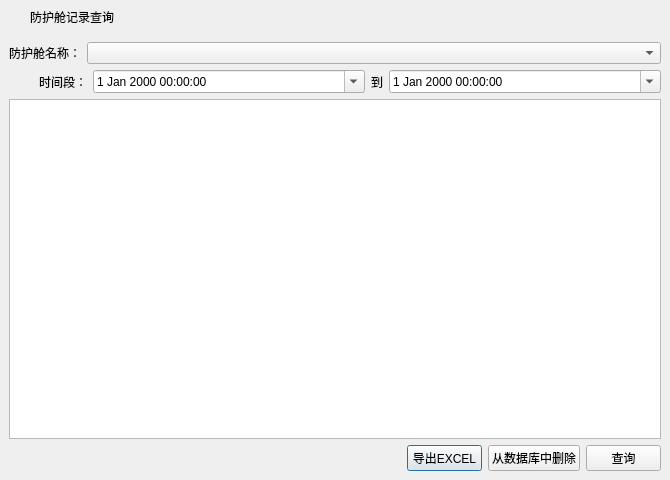
<?xml version="1.0" encoding="UTF-8"?>
<ui version="4.0">
 <class>frmSearchSlaveLog</class>
 <widget class="QDialog" name="frmSearchSlaveLog">
  <property name="geometry">
   <rect>
    <x>0</x>
    <y>0</y>
    <width>670</width>
    <height>480</height>
   </rect>
  </property>
  <property name="windowTitle">
   <string>防护舱记录查询</string>
  </property>
  <layout class="QGridLayout" name="gridLayout">
   <property name="leftMargin">
    <number>0</number>
   </property>
   <property name="topMargin">
    <number>0</number>
   </property>
   <property name="rightMargin">
    <number>0</number>
   </property>
   <property name="bottomMargin">
    <number>0</number>
   </property>
   <property name="spacing">
    <number>0</number>
   </property>
   <item row="0" column="0">
    <widget class="QWidget" name="widget_title" native="true">
     <property name="sizePolicy">
      <sizepolicy hsizetype="Preferred" vsizetype="Fixed">
       <horstretch>0</horstretch>
       <verstretch>0</verstretch>
      </sizepolicy>
     </property>
     <property name="minimumSize">
      <size>
       <width>100</width>
       <height>33</height>
      </size>
     </property>
     <layout class="QHBoxLayout" name="horizontalLayout_2">
      <property name="spacing">
       <number>0</number>
      </property>
      <property name="leftMargin">
       <number>0</number>
      </property>
      <property name="topMargin">
       <number>0</number>
      </property>
      <property name="rightMargin">
       <number>0</number>
      </property>
      <property name="bottomMargin">
       <number>0</number>
      </property>
      <item>
       <widget class="QLabel" name="lab_Ico">
        <property name="sizePolicy">
         <sizepolicy hsizetype="Minimum" vsizetype="Preferred">
          <horstretch>0</horstretch>
          <verstretch>0</verstretch>
         </sizepolicy>
        </property>
        <property name="minimumSize">
         <size>
          <width>30</width>
          <height>0</height>
         </size>
        </property>
        <property name="text">
         <string/>
        </property>
        <property name="alignment">
         <set>Qt::AlignCenter</set>
        </property>
       </widget>
      </item>
      <item>
       <widget class="QLabel" name="lab_Title">
        <property name="sizePolicy">
         <sizepolicy hsizetype="Expanding" vsizetype="Preferred">
          <horstretch>0</horstretch>
          <verstretch>0</verstretch>
         </sizepolicy>
        </property>
        <property name="styleSheet">
         <string notr="true">font: 10pt &quot;微软雅黑&quot;;</string>
        </property>
        <property name="text">
         <string>防护舱记录查询</string>
        </property>
        <property name="alignment">
         <set>Qt::AlignLeading|Qt::AlignLeft|Qt::AlignVCenter</set>
        </property>
       </widget>
      </item>
      <item>
       <widget class="QWidget" name="widget_menu" native="true">
        <property name="sizePolicy">
         <sizepolicy hsizetype="Minimum" vsizetype="Preferred">
          <horstretch>0</horstretch>
          <verstretch>0</verstretch>
         </sizepolicy>
        </property>
        <layout class="QHBoxLayout" name="horizontalLayout">
         <property name="spacing">
          <number>0</number>
         </property>
         <property name="leftMargin">
          <number>0</number>
         </property>
         <property name="topMargin">
          <number>0</number>
         </property>
         <property name="rightMargin">
          <number>0</number>
         </property>
         <property name="bottomMargin">
          <number>0</number>
         </property>
         <item>
          <widget class="QPushButton" name="btnMenu">
           <property name="enabled">
            <bool>false</bool>
           </property>
           <property name="sizePolicy">
            <sizepolicy hsizetype="Minimum" vsizetype="Expanding">
             <horstretch>0</horstretch>
             <verstretch>0</verstretch>
            </sizepolicy>
           </property>
           <property name="minimumSize">
            <size>
             <width>31</width>
             <height>0</height>
            </size>
           </property>
           <property name="cursor">
            <cursorShape>ArrowCursor</cursorShape>
           </property>
           <property name="focusPolicy">
            <enum>Qt::NoFocus</enum>
           </property>
           <property name="toolTip">
            <string/>
           </property>
           <property name="text">
            <string/>
           </property>
           <property name="flat">
            <bool>true</bool>
           </property>
          </widget>
         </item>
         <item>
          <widget class="QPushButton" name="btnMenu_Max">
           <property name="enabled">
            <bool>false</bool>
           </property>
           <property name="sizePolicy">
            <sizepolicy hsizetype="Minimum" vsizetype="Expanding">
             <horstretch>0</horstretch>
             <verstretch>0</verstretch>
            </sizepolicy>
           </property>
           <property name="minimumSize">
            <size>
             <width>31</width>
             <height>0</height>
            </size>
           </property>
           <property name="cursor">
            <cursorShape>ArrowCursor</cursorShape>
           </property>
           <property name="focusPolicy">
            <enum>Qt::NoFocus</enum>
           </property>
           <property name="toolTip">
            <string/>
           </property>
           <property name="text">
            <string/>
           </property>
           <property name="flat">
            <bool>true</bool>
           </property>
          </widget>
         </item>
         <item>
          <widget class="QPushButton" name="btnMenu_Min">
           <property name="sizePolicy">
            <sizepolicy hsizetype="Minimum" vsizetype="Expanding">
             <horstretch>0</horstretch>
             <verstretch>0</verstretch>
            </sizepolicy>
           </property>
           <property name="minimumSize">
            <size>
             <width>31</width>
             <height>0</height>
            </size>
           </property>
           <property name="cursor">
            <cursorShape>ArrowCursor</cursorShape>
           </property>
           <property name="focusPolicy">
            <enum>Qt::NoFocus</enum>
           </property>
           <property name="toolTip">
            <string>最小化</string>
           </property>
           <property name="text">
            <string/>
           </property>
           <property name="flat">
            <bool>true</bool>
           </property>
          </widget>
         </item>
         <item>
          <widget class="QPushButton" name="btnMenu_Close">
           <property name="sizePolicy">
            <sizepolicy hsizetype="Minimum" vsizetype="Expanding">
             <horstretch>0</horstretch>
             <verstretch>0</verstretch>
            </sizepolicy>
           </property>
           <property name="minimumSize">
            <size>
             <width>40</width>
             <height>0</height>
            </size>
           </property>
           <property name="cursor">
            <cursorShape>ArrowCursor</cursorShape>
           </property>
           <property name="focusPolicy">
            <enum>Qt::NoFocus</enum>
           </property>
           <property name="toolTip">
            <string>关闭</string>
           </property>
           <property name="text">
            <string/>
           </property>
           <property name="flat">
            <bool>true</bool>
           </property>
          </widget>
         </item>
        </layout>
       </widget>
      </item>
     </layout>
    </widget>
   </item>
   <item row="1" column="0">
    <widget class="QWidget" name="widget_main" native="true">
     <property name="styleSheet">
      <string notr="true">font: 10pt &quot;微软雅黑&quot;;</string>
     </property>
     <layout class="QVBoxLayout" name="verticalLayout_2">
      <item>
       <layout class="QVBoxLayout" name="verticalLayout">
        <item>
         <layout class="QHBoxLayout" name="horizontalLayout_4">
          <item>
           <widget class="QLabel" name="label">
            <property name="sizePolicy">
             <sizepolicy hsizetype="Fixed" vsizetype="Preferred">
              <horstretch>0</horstretch>
              <verstretch>0</verstretch>
             </sizepolicy>
            </property>
            <property name="text">
             <string>防护舱名称：</string>
            </property>
           </widget>
          </item>
          <item>
           <widget class="QComboBox" name="comboBox"/>
          </item>
         </layout>
        </item>
        <item>
         <layout class="QHBoxLayout" name="horizontalLayout_3">
          <item>
           <widget class="QLabel" name="label_2">
            <property name="sizePolicy">
             <sizepolicy hsizetype="Fixed" vsizetype="Preferred">
              <horstretch>0</horstretch>
              <verstretch>0</verstretch>
             </sizepolicy>
            </property>
            <property name="minimumSize">
             <size>
              <width>78</width>
              <height>0</height>
             </size>
            </property>
            <property name="text">
             <string>时间段：</string>
            </property>
            <property name="alignment">
             <set>Qt::AlignRight|Qt::AlignTrailing|Qt::AlignVCenter</set>
            </property>
           </widget>
          </item>
          <item>
           <widget class="QDateTimeEdit" name="startDateTime">
            <property name="calendarPopup">
             <bool>true</bool>
            </property>
           </widget>
          </item>
          <item>
           <widget class="QLabel" name="label_3">
            <property name="sizePolicy">
             <sizepolicy hsizetype="Fixed" vsizetype="Preferred">
              <horstretch>0</horstretch>
              <verstretch>0</verstretch>
             </sizepolicy>
            </property>
            <property name="text">
             <string>到</string>
            </property>
            <property name="alignment">
             <set>Qt::AlignCenter</set>
            </property>
           </widget>
          </item>
          <item>
           <widget class="QDateTimeEdit" name="endDateTime">
            <property name="calendarPopup">
             <bool>true</bool>
            </property>
           </widget>
          </item>
         </layout>
        </item>
       </layout>
      </item>
      <item>
       <widget class="QTableWidget" name="tableWidget">
        <property name="styleSheet">
         <string notr="true"/>
        </property>
        <property name="editTriggers">
         <set>QAbstractItemView::NoEditTriggers</set>
        </property>
       </widget>
      </item>
      <item>
       <layout class="QHBoxLayout" name="horizontalLayout_6">
        <item>
         <spacer name="horizontalSpacer_2">
          <property name="orientation">
           <enum>Qt::Horizontal</enum>
          </property>
          <property name="sizeHint" stdset="0">
           <size>
            <width>40</width>
            <height>20</height>
           </size>
          </property>
         </spacer>
        </item>
        <item>
         <layout class="QHBoxLayout" name="horizontalLayout_5">
          <item>
           <widget class="QPushButton" name="btnExportExcel">
            <property name="minimumSize">
             <size>
              <width>75</width>
              <height>0</height>
             </size>
            </property>
            <property name="maximumSize">
             <size>
              <width>75</width>
              <height>16777215</height>
             </size>
            </property>
            <property name="text">
             <string>导出EXCEL</string>
            </property>
           </widget>
          </item>
          <item>
           <widget class="QPushButton" name="btnDeleteLog">
            <property name="text">
             <string>从数据库中删除</string>
            </property>
           </widget>
          </item>
          <item>
           <widget class="QPushButton" name="btnSearch">
            <property name="minimumSize">
             <size>
              <width>75</width>
              <height>0</height>
             </size>
            </property>
            <property name="maximumSize">
             <size>
              <width>75</width>
              <height>16777215</height>
             </size>
            </property>
            <property name="text">
             <string>查询</string>
            </property>
           </widget>
          </item>
         </layout>
        </item>
       </layout>
      </item>
     </layout>
    </widget>
   </item>
  </layout>
 </widget>
 <resources/>
 <connections/>
</ui>
